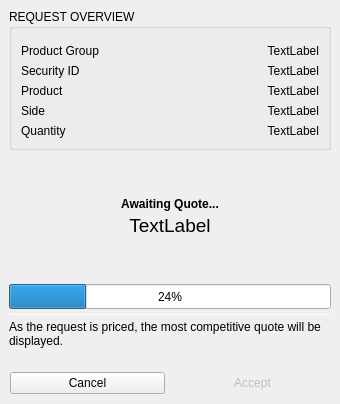
<?xml version="1.0" encoding="UTF-8"?>
<ui version="4.0">
 <class>RequestingQuoteWidget</class>
 <widget class="QWidget" name="RequestingQuoteWidget">
  <property name="geometry">
   <rect>
    <x>0</x>
    <y>0</y>
    <width>340</width>
    <height>404</height>
   </rect>
  </property>
  <property name="sizePolicy">
   <sizepolicy hsizetype="Fixed" vsizetype="MinimumExpanding">
    <horstretch>0</horstretch>
    <verstretch>0</verstretch>
   </sizepolicy>
  </property>
  <property name="windowTitle">
   <string>Form</string>
  </property>
  <layout class="QVBoxLayout" name="verticalLayout">
   <property name="spacing">
    <number>5</number>
   </property>
   <property name="leftMargin">
    <number>0</number>
   </property>
   <property name="topMargin">
    <number>0</number>
   </property>
   <property name="rightMargin">
    <number>0</number>
   </property>
   <property name="bottomMargin">
    <number>0</number>
   </property>
   <item>
    <widget class="QWidget" name="verticalWidget" native="true">
     <property name="minimumSize">
      <size>
       <width>0</width>
       <height>100</height>
      </size>
     </property>
     <layout class="QVBoxLayout" name="verticalLayout_2">
      <item>
       <widget class="QGroupBox" name="groupBox">
        <property name="minimumSize">
         <size>
          <width>0</width>
          <height>0</height>
         </size>
        </property>
        <property name="title">
         <string>REQUEST OVERVIEW</string>
        </property>
        <property name="wellGroupBoxWithButtonBar" stdset="0">
         <bool>true</bool>
        </property>
        <layout class="QGridLayout" name="gridLayout">
         <item row="0" column="0" colspan="2">
          <widget class="QWidget" name="horizontalWidget_2" native="true">
           <property name="minimumSize">
            <size>
             <width>0</width>
             <height>0</height>
            </size>
           </property>
           <layout class="QHBoxLayout" name="horizontalLayout_6">
            <property name="spacing">
             <number>5</number>
            </property>
            <property name="leftMargin">
             <number>0</number>
            </property>
            <property name="topMargin">
             <number>0</number>
            </property>
            <property name="rightMargin">
             <number>0</number>
            </property>
            <property name="bottomMargin">
             <number>0</number>
            </property>
           </layout>
          </widget>
         </item>
         <item row="1" column="0" colspan="2">
          <widget class="QWidget" name="horizontalWidget_3" native="true">
           <property name="minimumSize">
            <size>
             <width>0</width>
             <height>0</height>
            </size>
           </property>
           <layout class="QHBoxLayout" name="horizontalLayout_2">
            <property name="spacing">
             <number>5</number>
            </property>
            <property name="leftMargin">
             <number>0</number>
            </property>
            <property name="topMargin">
             <number>0</number>
            </property>
            <property name="rightMargin">
             <number>0</number>
            </property>
            <property name="bottomMargin">
             <number>0</number>
            </property>
            <item>
             <widget class="QLabel" name="label">
              <property name="minimumSize">
               <size>
                <width>100</width>
                <height>0</height>
               </size>
              </property>
              <property name="maximumSize">
               <size>
                <width>100</width>
                <height>16777215</height>
               </size>
              </property>
              <property name="text">
               <string>Product Group</string>
              </property>
              <property name="alignment">
               <set>Qt::AlignLeading|Qt::AlignLeft|Qt::AlignVCenter</set>
              </property>
             </widget>
            </item>
            <item>
             <widget class="QLabel" name="labelProductGroup">
              <property name="text">
               <string>TextLabel</string>
              </property>
              <property name="alignment">
               <set>Qt::AlignRight|Qt::AlignTrailing|Qt::AlignVCenter</set>
              </property>
              <property name="whiteLabel" stdset="0">
               <bool>true</bool>
              </property>
             </widget>
            </item>
           </layout>
          </widget>
         </item>
         <item row="2" column="0" colspan="2">
          <widget class="QWidget" name="horizontalWidget_4" native="true">
           <property name="minimumSize">
            <size>
             <width>0</width>
             <height>0</height>
            </size>
           </property>
           <layout class="QHBoxLayout" name="horizontalLayout_3">
            <property name="spacing">
             <number>5</number>
            </property>
            <property name="leftMargin">
             <number>0</number>
            </property>
            <property name="topMargin">
             <number>0</number>
            </property>
            <property name="rightMargin">
             <number>0</number>
            </property>
            <property name="bottomMargin">
             <number>0</number>
            </property>
            <item>
             <widget class="QLabel" name="label_2">
              <property name="minimumSize">
               <size>
                <width>100</width>
                <height>0</height>
               </size>
              </property>
              <property name="maximumSize">
               <size>
                <width>100</width>
                <height>16777215</height>
               </size>
              </property>
              <property name="text">
               <string>Security ID</string>
              </property>
              <property name="alignment">
               <set>Qt::AlignLeading|Qt::AlignLeft|Qt::AlignVCenter</set>
              </property>
             </widget>
            </item>
            <item>
             <widget class="QLabel" name="labelSecurityId">
              <property name="text">
               <string>TextLabel</string>
              </property>
              <property name="alignment">
               <set>Qt::AlignRight|Qt::AlignTrailing|Qt::AlignVCenter</set>
              </property>
              <property name="whiteLabel" stdset="0">
               <bool>true</bool>
              </property>
             </widget>
            </item>
           </layout>
          </widget>
         </item>
         <item row="3" column="0" colspan="2">
          <widget class="QWidget" name="horizontalWidget_5" native="true">
           <property name="minimumSize">
            <size>
             <width>0</width>
             <height>0</height>
            </size>
           </property>
           <layout class="QHBoxLayout" name="horizontalLayout_4">
            <property name="spacing">
             <number>5</number>
            </property>
            <property name="leftMargin">
             <number>0</number>
            </property>
            <property name="topMargin">
             <number>0</number>
            </property>
            <property name="rightMargin">
             <number>0</number>
            </property>
            <property name="bottomMargin">
             <number>0</number>
            </property>
            <item>
             <widget class="QLabel" name="label_3">
              <property name="minimumSize">
               <size>
                <width>100</width>
                <height>0</height>
               </size>
              </property>
              <property name="maximumSize">
               <size>
                <width>100</width>
                <height>16777215</height>
               </size>
              </property>
              <property name="text">
               <string>Product</string>
              </property>
              <property name="alignment">
               <set>Qt::AlignLeading|Qt::AlignLeft|Qt::AlignVCenter</set>
              </property>
             </widget>
            </item>
            <item>
             <widget class="QLabel" name="labelProduct">
              <property name="text">
               <string>TextLabel</string>
              </property>
              <property name="alignment">
               <set>Qt::AlignRight|Qt::AlignTrailing|Qt::AlignVCenter</set>
              </property>
              <property name="whiteLabel" stdset="0">
               <bool>true</bool>
              </property>
             </widget>
            </item>
           </layout>
          </widget>
         </item>
         <item row="4" column="0">
          <widget class="QWidget" name="horizontalWidget" native="true">
           <property name="minimumSize">
            <size>
             <width>0</width>
             <height>0</height>
            </size>
           </property>
           <layout class="QHBoxLayout" name="horizontalLayout_5">
            <property name="spacing">
             <number>5</number>
            </property>
            <property name="leftMargin">
             <number>0</number>
            </property>
            <property name="topMargin">
             <number>0</number>
            </property>
            <property name="rightMargin">
             <number>0</number>
            </property>
            <property name="bottomMargin">
             <number>0</number>
            </property>
            <item>
             <widget class="QLabel" name="label_4">
              <property name="text">
               <string>Side</string>
              </property>
              <property name="alignment">
               <set>Qt::AlignLeading|Qt::AlignLeft|Qt::AlignVCenter</set>
              </property>
             </widget>
            </item>
           </layout>
          </widget>
         </item>
         <item row="4" column="1">
          <widget class="QLabel" name="labelSide">
           <property name="text">
            <string>TextLabel</string>
           </property>
           <property name="alignment">
            <set>Qt::AlignRight|Qt::AlignTrailing|Qt::AlignVCenter</set>
           </property>
           <property name="whiteLabel" stdset="0">
            <bool>true</bool>
           </property>
          </widget>
         </item>
         <item row="5" column="0">
          <widget class="QLabel" name="label_5">
           <property name="minimumSize">
            <size>
             <width>100</width>
             <height>0</height>
            </size>
           </property>
           <property name="maximumSize">
            <size>
             <width>100</width>
             <height>16777215</height>
            </size>
           </property>
           <property name="text">
            <string>Quantity</string>
           </property>
           <property name="alignment">
            <set>Qt::AlignLeading|Qt::AlignLeft|Qt::AlignVCenter</set>
           </property>
          </widget>
         </item>
         <item row="5" column="1">
          <widget class="QLabel" name="labelQuantity">
           <property name="text">
            <string>TextLabel</string>
           </property>
           <property name="alignment">
            <set>Qt::AlignRight|Qt::AlignTrailing|Qt::AlignVCenter</set>
           </property>
           <property name="whiteLabel" stdset="0">
            <bool>true</bool>
           </property>
          </widget>
         </item>
        </layout>
       </widget>
      </item>
      <item>
       <widget class="QWidget" name="verticalWidget_2" native="true">
        <property name="minimumSize">
         <size>
          <width>0</width>
          <height>0</height>
         </size>
        </property>
        <layout class="QVBoxLayout" name="verticalLayout_4">
         <property name="spacing">
          <number>5</number>
         </property>
         <property name="leftMargin">
          <number>0</number>
         </property>
         <property name="topMargin">
          <number>0</number>
         </property>
         <property name="rightMargin">
          <number>0</number>
         </property>
         <property name="bottomMargin">
          <number>0</number>
         </property>
         <item>
          <spacer name="verticalSpacer">
           <property name="orientation">
            <enum>Qt::Vertical</enum>
           </property>
           <property name="sizeType">
            <enum>QSizePolicy::Expanding</enum>
           </property>
           <property name="sizeHint" stdset="0">
            <size>
             <width>20</width>
             <height>40</height>
            </size>
           </property>
          </spacer>
         </item>
         <item>
          <widget class="QWidget" name="widgetQuoteDetails" native="true">
           <property name="minimumSize">
            <size>
             <width>0</width>
             <height>46</height>
            </size>
           </property>
           <property name="statusBox" stdset="0">
            <bool>true</bool>
           </property>
           <layout class="QVBoxLayout" name="verticalLayout_5">
            <property name="spacing">
             <number>3</number>
            </property>
            <property name="leftMargin">
             <number>5</number>
            </property>
            <property name="topMargin">
             <number>5</number>
            </property>
            <property name="rightMargin">
             <number>5</number>
            </property>
            <property name="bottomMargin">
             <number>5</number>
            </property>
            <item>
             <widget class="QLabel" name="labelQuoteValue">
              <property name="minimumSize">
               <size>
                <width>0</width>
                <height>0</height>
               </size>
              </property>
              <property name="maximumSize">
               <size>
                <width>16777215</width>
                <height>16777215</height>
               </size>
              </property>
              <property name="font">
               <font>
                <weight>75</weight>
                <bold>true</bold>
               </font>
              </property>
              <property name="styleSheet">
               <string notr="true"/>
              </property>
              <property name="text">
               <string>Awaiting Quote...</string>
              </property>
              <property name="alignment">
               <set>Qt::AlignCenter</set>
              </property>
              <property name="margin">
               <number>0</number>
              </property>
              <property name="whiteLabel" stdset="0">
               <bool>true</bool>
              </property>
             </widget>
            </item>
            <item>
             <widget class="QLabel" name="labelDetails">
              <property name="sizePolicy">
               <sizepolicy hsizetype="Preferred" vsizetype="MinimumExpanding">
                <horstretch>0</horstretch>
                <verstretch>0</verstretch>
               </sizepolicy>
              </property>
              <property name="font">
               <font>
                <pointsize>14</pointsize>
               </font>
              </property>
              <property name="text">
               <string>TextLabel</string>
              </property>
              <property name="alignment">
               <set>Qt::AlignCenter</set>
              </property>
              <property name="wordWrap">
               <bool>true</bool>
              </property>
              <property name="whiteLabel" stdset="0">
               <bool>false</bool>
              </property>
             </widget>
            </item>
           </layout>
          </widget>
         </item>
         <item>
          <spacer name="verticalSpacer_2">
           <property name="orientation">
            <enum>Qt::Vertical</enum>
           </property>
           <property name="sizeHint" stdset="0">
            <size>
             <width>20</width>
             <height>40</height>
            </size>
           </property>
          </spacer>
         </item>
         <item>
          <widget class="QProgressBar" name="progressBar">
           <property name="minimumSize">
            <size>
             <width>0</width>
             <height>25</height>
            </size>
           </property>
           <property name="maximumSize">
            <size>
             <width>16777215</width>
             <height>25</height>
            </size>
           </property>
           <property name="value">
            <number>24</number>
           </property>
           <property name="alignment">
            <set>Qt::AlignBottom|Qt::AlignRight|Qt::AlignTrailing</set>
           </property>
           <property name="invertedAppearance">
            <bool>false</bool>
           </property>
          </widget>
         </item>
         <item>
          <widget class="Line" name="line">
           <property name="minimumSize">
            <size>
             <width>0</width>
             <height>1</height>
            </size>
           </property>
           <property name="maximumSize">
            <size>
             <width>16777215</width>
             <height>1</height>
            </size>
           </property>
           <property name="orientation">
            <enum>Qt::Horizontal</enum>
           </property>
          </widget>
         </item>
         <item>
          <widget class="QLabel" name="labelHint">
           <property name="text">
            <string>As the request is priced, the most competitive quote will be displayed.</string>
           </property>
           <property name="wordWrap">
            <bool>true</bool>
           </property>
           <property name="subtleLabel" stdset="0">
            <bool>true</bool>
           </property>
           <property name="smallPrint" stdset="0">
            <bool>true</bool>
           </property>
          </widget>
         </item>
        </layout>
       </widget>
      </item>
     </layout>
    </widget>
   </item>
   <item>
    <widget class="QWidget" name="buttonBar" native="true">
     <property name="sizePolicy">
      <sizepolicy hsizetype="Preferred" vsizetype="Fixed">
       <horstretch>0</horstretch>
       <verstretch>0</verstretch>
      </sizepolicy>
     </property>
     <property name="buttonBar" stdset="0">
      <bool>true</bool>
     </property>
     <layout class="QHBoxLayout" name="horizontalLayout">
      <property name="spacing">
       <number>10</number>
      </property>
      <property name="leftMargin">
       <number>10</number>
      </property>
      <property name="topMargin">
       <number>10</number>
      </property>
      <property name="rightMargin">
       <number>10</number>
      </property>
      <property name="bottomMargin">
       <number>10</number>
      </property>
      <item>
       <widget class="QPushButton" name="pushButtonCancel">
        <property name="minimumSize">
         <size>
          <width>80</width>
          <height>0</height>
         </size>
        </property>
        <property name="styleSheet">
         <string notr="true"/>
        </property>
        <property name="text">
         <string>Cancel</string>
        </property>
       </widget>
      </item>
      <item>
       <widget class="QPushButton" name="pushButtonAccept">
        <property name="enabled">
         <bool>false</bool>
        </property>
        <property name="sizePolicy">
         <sizepolicy hsizetype="Minimum" vsizetype="Preferred">
          <horstretch>0</horstretch>
          <verstretch>0</verstretch>
         </sizepolicy>
        </property>
        <property name="minimumSize">
         <size>
          <width>80</width>
          <height>0</height>
         </size>
        </property>
        <property name="autoFillBackground">
         <bool>false</bool>
        </property>
        <property name="styleSheet">
         <string notr="true"/>
        </property>
        <property name="text">
         <string>Accept</string>
        </property>
        <property name="flat">
         <bool>true</bool>
        </property>
       </widget>
      </item>
     </layout>
    </widget>
   </item>
  </layout>
 </widget>
 <resources/>
 <connections/>
</ui>
